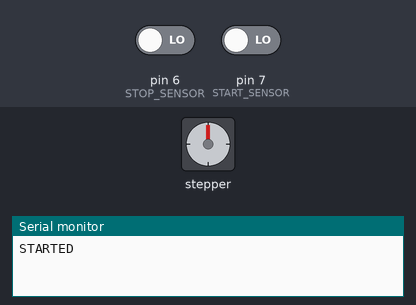
Bench run of a sketch on a simulated Arduino Uno, built with avr-gcc and run on an emulated ATmega328P. On the bench: stepper motor, the last lines printed to the serial monitor. Wiring (inferred from the names in the program): stepper motor driver (200 steps per turn assumed): step pin 9; direction pin 8. Inputs (shaded band) come from the test bench; at power-on: pin 7 (START_SENSOR) LOW, pin 6 (STOP_SENSOR) LOW.

Above: at 2.2 s.
2.3 s: pin 7 (START_SENSOR) driven HIGH
At 2.75 s:
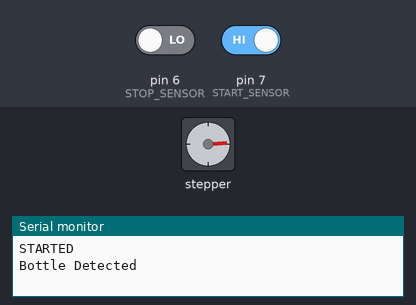
At 3.35 s:
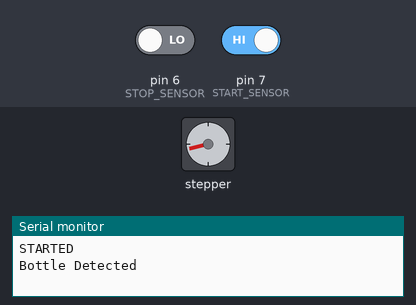
Timing chart, 0 to 5.3 s (numbered marks = the images above; inputs shaded):
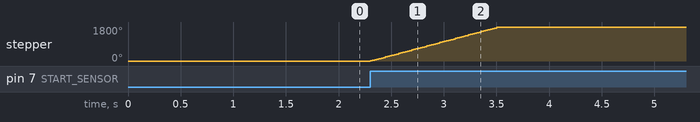

Measured:
- after the input at 2.3 s, stepper: turns 1800° clockwise in 1.2 s, starting at once

The sketch:

Code.ino
```cpp
#define STEP_PIN 9
#define DIR_PIN 8

#define START_SENSOR 7
#define STOP_SENSOR 6

int preDispenseSteps = 80;
int maxSteps = 1000;

void setup()
{
  pinMode(STEP_PIN,OUTPUT);
  pinMode(DIR_PIN,OUTPUT);

pinMode(START_SENSOR, INPUT);
pinMode(STOP_SENSOR, INPUT);

    Serial.begin(9600);

  delay(1000);

  Serial.println("STARTED");

  digitalWrite(DIR_PIN,HIGH);
}

void makeStep()
{
  digitalWrite(STEP_PIN,HIGH);
  delayMicroseconds(100);

  digitalWrite(STEP_PIN,LOW);
  delayMicroseconds(100);

  delay(1);
}

void loop()
{

  if(digitalRead(START_SENSOR))
  {
      Serial.println("Bottle Detected");

      bool gapFound = false;
      int gapStep = 0;

      for(int step=0; step<maxSteps; step++)
      {
          makeStep();

          if(!gapFound &&
             digitalRead(STOP_SENSOR))
          {
              gapFound = true;
              gapStep = step;

              Serial.print("Gap Found At ");
              Serial.println(gapStep);
          }

          if(gapFound &&
             step >= gapStep + preDispenseSteps)
          {
              Serial.println("Cycle Complete");
              break;
          }
      }

      while(digitalRead(START_SENSOR));
  }
}
```
